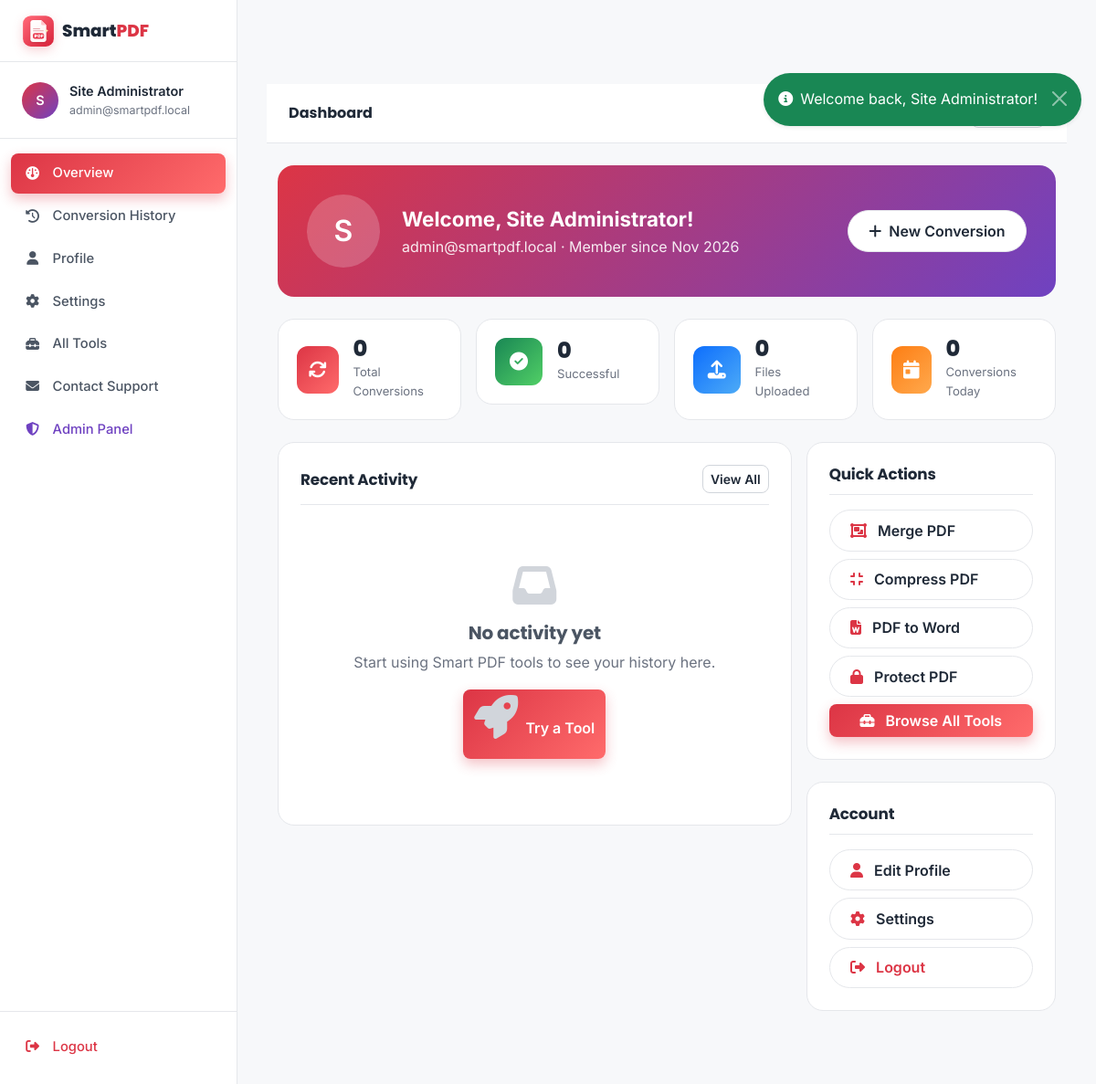
Page /dashboard/index.php (signed in) on the committed database.
### tables this page shows
CREATE TABLE `users` (
    `id`          INT UNSIGNED NOT NULL AUTO_INCREMENT,
    `full_name`   VARCHAR(100) NOT NULL,
    `email`       VARCHAR(150) NOT NULL,
    `password`    VARCHAR(255) NOT NULL,
    `role`        ENUM('user','admin') NOT NULL DEFAULT 'user',
    `avatar`      VARCHAR(255) DEFAULT NULL,
    `is_active`   TINYINT(1) NOT NULL DEFAULT 1,
    `remember_token`     VARCHAR(255) DEFAULT NULL,
    `last_login`  DATETIME DEFAULT NULL,
    `created_at`  DATETIME NOT NULL DEFAULT CURRENT_TIMESTAMP,
    `updated_at`  DATETIME NOT NULL DEFAULT CURRENT_TIMESTAMP ON UPDATE CURRENT_TIMESTAMP,
    PRIMARY KEY (`id`),
    UNIQUE KEY `uniq_users_email` (`email`),
    KEY `idx_users_role` (`role`)
);

### config/database.php (called while the page is built, shortened)
<?php
function db()
{
    static $pdo = null;
    if ($pdo === null) {
        $dsn = sprintf(
            'mysql:host=%s;port=%s;dbname=%s;charset=%s',
            DB_HOST, DB_PORT, DB_NAME, DB_CHARSET
        );
        $options = [
            PDO::ATTR_ERRMODE            => PDO::ERRMODE_EXCEPTION,
            PDO::ATTR_DEFAULT_FETCH_MODE => PDO::FETCH_ASSOC,
            PDO::ATTR_EMULATE_PREPARES   => false,
            PDO::ATTR_PERSISTENT         => false,
        ];
        try {
            $pdo = new PDO($dsn, DB_USER, DB_PASS, $options);
        } catch (PDOException $e) {
            error_log('DB connection failed: ' . $e->getMessage());
            throw new RuntimeException(
                'Could not connect to the database. Please check config/database.php ' .
                'and make sure MySQL is running (XAMPP: start the MySQL service).'
            );
        }
    }
    return $pdo;
}

### includes/functions.php (called while the page is built, shortened)
<?php
require_once __DIR__ . '/../config/database.php';
function e($value): string
{
    return htmlspecialchars((string)$value, ENT_QUOTES | ENT_HTML5, 'UTF-8');
}
function current_user(): ?array
{
    if (!empty($_SESSION['user_id'])) {
        try {
            $stmt = db()->prepare('SELECT * FROM users WHERE id = ? LIMIT 1');
            $stmt->execute([$_SESSION['user_id']]);
            return $stmt->fetch() ?: null;
        } catch (Throwable $e) {
            return null;
        }
    }
    return null;
}

### dashboard/index.php (the view, shortened to what this page needs)
<?php
$active = 'dashboard';
require __DIR__ . '/../includes/dashboard_header.php';
$user = current_user();
$stats = ['conversions' => 0, 'success' => 0, 'failed' => 0, 'uploads' => 0, 'today' => 0];
try {
    $stmt = db()->prepare('SELECT COUNT(*) FROM conversion_history WHERE user_id = ?');
    $stmt->execute([$user['id']]);
    $stats['conversions'] = (int)$stmt->fetchColumn();
    $stmt = db()->prepare("SELECT COUNT(*) FROM conversion_history WHERE user_id = ? AND status='success'");
    $stmt->execute([$user['id']]);
    $stats['success'] = (int)$stmt->fetchColumn();
    $stmt = db()->prepare("SELECT COUNT(*) FROM conversion_history WHERE user_id = ? AND status='failed'");
    $stmt->execute([$user['id']]);
    $stats['failed'] = (int)$stmt->fetchColumn();
    $stmt = db()->prepare('SELECT COUNT(*) FROM uploaded_files WHERE user_id = ?');
    $stmt->execute([$user['id']]);
    $stats['uploads'] = (int)$stmt->fetchColumn();
    $stmt = db()->prepare("SELECT COUNT(*) FROM conversion_history WHERE user_id = ? AND created_at >= CURDATE()");
    $stmt->execute([$user['id']]);
    $stats['today'] = (int)$stmt->fetchColumn();
} catch (Throwable $e) {}
$recent = [];
try {
    $stmt = db()->prepare(
        'SELECT * FROM conversion_history WHERE user_id = ? ORDER BY created_at DESC LIMIT 8'
    );
    $stmt->execute([$user['id']]);
    $recent = $stmt->fetchAll();
} catch (Throwable $e) {}
?>
<div class="profile-header mb-4">
    <span class="avatar"><?= strtoupper(substr($user['full_name'], 0, 1)) ?></span>
    <div>
        <div class="profile-name">Welcome, <?= e($user['full_name']) ?>!</div>
        <div class="profile-email"><?= e($user['email']) ?> &middot; Member since <?= date('M Y', strtotime($user['created_at'])) ?></div>
    </div>
    <div class="ms-auto">
        <a href="<?= APP_URL ?>/tools/index.php" class="btn btn-light-pill">
            <i class="fas fa-plus me-1"></i> New Conversion
        </a>
    </div>
</div>
<div class="row g-3 mb-4">
    <div class="col-6 col-lg-3">
        <div class="stat-card">
            <span class="stat-icon sc-red"><i class="fas fa-arrows-rotate"></i></span>
            <div class="stat-meta">
                <div class="num"><span data-counter="<?= $stats['conversions'] ?>">0</span></div>
                <div class="lbl">Total Conversions</div>
            </div>
        </div>
    </div>
    <div class="col-6 col-lg-3">
        <div class="stat-card">
            <span class="stat-icon sc-green"><i class="fas fa-circle-check"></i></span>
            <div class="stat-meta">
                <div class="num"><span data-counter="<?= $stats['success'] ?>">0</span></div>
                <div class="lbl">Successful</div>
            </div>
        </div>
    </div>
    <div class="col-6 col-lg-3">
        <div class="stat-card">
            <span class="stat-icon sc-blue"><i class="fas fa-upload"></i></span>
            <div class="stat-meta">
                <div class="num"><span data-counter="<?= $stats['uploads'] ?>">0</span></div>
                <div class="lbl">Files Uploaded</div>
            </div>
        </div>
    </div>
    <div class="col-6 col-lg-3">
        <div class="stat-card">
            <span class="stat-icon sc-orange"><i class="fas fa-calendar-day"></i></span>
            <div class="stat-meta">
                <div class="num"><span data-counter="<?= $stats['today'] ?>">0</span></div>
                <div class="lbl">Conversions Today</div>
            </div>
        </div>
    </div>
</div>
<div class="row g-3">
    <div class="col-lg-8">
        <div class="dash-card">
            <div class="dash-card-header">
                <h5>Recent Activity</h5>
                <a href="<?= APP_URL ?>/dashboard/history.php" class="btn btn-sm btn-ghost">View All</a>
            </div>
            <?php if (empty($recent)): ?>
                <div class="empty-state">
                    <i class="fas fa-inbox"></i>
                    <h5>No activity yet</h5>
                    <p class="mb-3">Start using Smart PDF tools to see your history here.</p>
                    <a href="<?= APP_URL ?>/tools/index.php" class="btn btn-primary">
                        <i class="fas fa-rocket me-1"></i> Try a Tool
                    </a>
                </div>
            <?php endif; ?>
        </div>
    </div>
    <div class="col-lg-4">
        <div class="dash-card">
            <div class="dash-card-header"><h5>Quick Actions</h5></div>
            <div class="d-grid gap-2">
                <a href="<?= APP_URL ?>/tools/merge_pdf.php" class="btn btn-light-pill text-start">
                    <i class="fas fa-object-group me-2 text-brand"></i> Merge PDF
                </a>
                <a href="<?= APP_URL ?>/tools/compress_pdf.php" class="btn btn-light-pill text-start">
                    <i class="fas fa-compress me-2 text-brand"></i> Compress PDF
                </a>
                <a href="<?= APP_URL ?>/tools/pdf_to_word.php" class="btn btn-light-pill text-start">
                    <i class="fas fa-file-word me-2 text-brand"></i> PDF to Word
                </a>
                <a href="<?= APP_URL ?>/tools/protect_pdf.php" class="btn btn-light-pill text-start">
                    <i class="fas fa-lock me-2 text-brand"></i> Protect PDF
                </a>
                <a href="<?= APP_URL ?>/tools/index.php" class="btn btn-primary">
                    <i class="fas fa-toolbox me-2"></i> Browse All Tools
                </a>
            </div>
        </div>
        <div class="dash-card">
            <div class="dash-card-header"><h5>Account</h5></div>
            <div class="d-grid gap-2">
                <a href="<?= APP_URL ?>/dashboard/profile.php" class="btn btn-light-pill text-start">
                    <i class="fas fa-user me-2 text-brand"></i> Edit Profile
                </a>
                <a href="<?= APP_URL ?>/dashboard/settings.php" class="btn btn-light-pill text-start">
                    <i class="fas fa-gear me-2 text-brand"></i> Settings
                </a>
                <a href="<?= APP_URL ?>/auth/logout.php" class="btn btn-light-pill text-start text-danger">
                    <i class="fas fa-right-from-bracket me-2"></i> Logout
                </a>
            </div>
        </div>
    </div>
</div>
<?php require __DIR__ . '/../includes/dashboard_footer.php'; ?>

### includes/sidebar.php
<?php
$active = $active ?? 'dashboard';
$items = [
    'dashboard' => ['fa-gauge',            'Overview',        '/dashboard/index.php'],
    'history'   => ['fa-clock-rotate-left','Conversion History','/dashboard/history.php'],
    'profile'   => ['fa-user',             'Profile',         '/dashboard/profile.php'],
    'settings'  => ['fa-gear',             'Settings',        '/dashboard/settings.php'],
    'tools'     => ['fa-toolbox',          'All Tools',       '/tools/index.php'],
    'contact'   => ['fa-envelope',         'Contact Support', '/pages/contact.php'],
];
$u = current_user();
?>
<aside class="dashboard-sidebar" id="dashSidebar">
    <div class="sidebar-header">
        <a href="<?= APP_URL ?>/index.php" class="d-flex align-items-center gap-2">
            <span class="brand-logo"><img src="<?= APP_URL ?>/assets/img/smartpdf-logo.svg" alt=""></span>
            <span class="brand-text">Smart<span class="brand-accent">PDF</span></span>
        </a>
    </div>
    <div class="sidebar-user">
        <div class="avatar"><?= strtoupper(substr($u['full_name'] ?? 'U', 0, 1)) ?></div>
        <div class="sidebar-user-info">
            <div class="fw-semibold"><?= e($u['full_name'] ?? '') ?></div>
            <div class="sidebar-user-email"><?= e($u['email'] ?? '') ?></div>
        </div>
    </div>
    <nav class="sidebar-nav">
        <?php foreach ($items as $key => [$icon, $label, $path]): ?>
            <a href="<?= APP_URL . $path ?>" class="sidebar-link <?= $active === $key ? 'is-active' : '' ?>">
                <i class="fas <?= $icon ?>"></i>
                <span><?= $label ?></span>
            </a>
        <?php endforeach; ?>
        <?php if (($u['role'] ?? '') === 'admin'): ?>
            <a href="<?= APP_URL ?>/admin/index.php" class="sidebar-link sidebar-link-admin">
                <i class="fas fa-shield-halved"></i>
                <span>Admin Panel</span>
            </a>
        <?php endif; ?>
    </nav>
    <div class="sidebar-footer">
        <a href="<?= APP_URL ?>/auth/logout.php" class="sidebar-link sidebar-link-logout">
            <i class="fas fa-right-from-bracket"></i>
            <span>Logout</span>
        </a>
    </div>
</aside>

### assets/css/style.css (style rules this page uses)
:root { --brand-primary: #dc3545; --brand-primary-dark: #b02a37; --brand-primary-light: #f8d7da; --brand-primary-soft: rgba(220, 53, 69, 0.08); --brand-accent: #ff6b6b; --brand-purple: #6f42c1; --brand-blue: #0d6efd; --brand-green: #198754; --brand-orange: #fd7e14; --brand-yellow: #ffc107; --brand-teal: #0dcaf0; --bg-body: #f7f8fa; --bg-card: #ffffff; --bg-elevated: #ffffff; --bg-subtle: #f1f3f6; --bg-input: #ffffff; --text-primary: #1f2937; --text-secondary: #4b5563; --text-muted: #6b7280; --text-light: #9ca3af; --border-color: #e5e7eb; --border-strong: #d1d5db; --shadow-sm: 0 1px 2px rgba(0, 0, 0, 0.04), 0 1px 4px rgba(0, 0, 0, 0.04); --shadow-md: 0 4px 12px rgba(0, 0, 0, 0.08); --shadow-lg: 0 12px 32px rgba(0, 0, 0, 0.10); --shadow-xl: 0 24px 60px rgba(0, 0, 0, 0.14); --radius-sm: 8px; --radius-md: 12px; --radius-lg: 18px; --radius-xl: 24px; --radius-pill: 999px; --font-sans: 'Inter', 'Segoe UI', Roboto, system-ui, -apple-system, sans-serif; --font-display: 'Poppins', 'Inter', system-ui, sans-serif; --header-height: 68px; --max-content: 1240px; }
*, *::before, *::after { box-sizing: border-box; }
html { scroll-behavior: smooth; }
body { font-family: var(--font-sans); background-color: var(--bg-body); color: var(--text-primary); margin: 0; line-height: 1.6; -webkit-font-smoothing: antialiased; -moz-osx-font-smoothing: grayscale; transition: background-color .25s ease, color .25s ease; }
h1, h2, h3, h4, h5, h6 { font-family: var(--font-display); color: var(--text-primary); font-weight: 700; letter-spacing: -0.01em; }
a { color: var(--brand-primary); text-decoration: none; transition: color .15s; }
img { max-width: 100%; }
.brand-logo { width: 36px; height: 36px; border-radius: var(--radius-sm); display: inline-flex; align-items: center; justify-content: center; flex: 0 0 auto; }
.brand-logo img { display: block; width: 100%; height: 100%; border-radius: inherit; filter: drop-shadow(0 4px 6px rgba(220, 53, 69, 0.22)); }
.brand-text { color: var(--text-primary); }
.brand-accent { color: var(--brand-primary); }
.avatar-sm, .avatar { background: linear-gradient(135deg, var(--brand-primary), var(--brand-purple)); color: #fff; border-radius: var(--radius-pill); width: 36px; height: 36px; display: inline-flex; align-items: center; justify-content: center; font-weight: 600; font-size: .9rem; }
.avatar { width: 56px; height: 56px; font-size: 1.25rem; }
.btn { font-family: var(--font-sans); font-weight: 600; border-radius: var(--radius-sm); transition: all .15s ease; }
.btn-primary, .btn-primary-soft { background: linear-gradient(135deg, var(--brand-primary), var(--brand-accent)); border: none; color: #fff; box-shadow: 0 6px 14px rgba(220, 53, 69, 0.30); }
.btn-ghost { background: transparent; color: var(--text-primary); border: 1px solid var(--border-strong); }
.btn-light-pill { background: var(--bg-card); border: 1px solid var(--border-color); border-radius: var(--radius-pill); padding: .6rem 1.4rem; color: var(--text-primary); font-weight: 600; }
.text-brand { color: var(--brand-primary) !important; }
.empty-state { text-align: center; padding: 3rem 1rem; color: var(--text-muted); }
.empty-state i { font-size: 3rem; color: var(--border-strong); margin-bottom: 1rem; }
.empty-state h5 { color: var(--text-secondary); margin-bottom: .5rem; }
.gap-2 { gap: .5rem; }

### rows in the picture
users: full_name "S", full_name "Site Administrator", email "admin@smartpdf.local", created_at "Nov 2026"

### other values in the picture
$label "Overview"
$label "Conversion History"
$label "Profile"
$label "Settings"
$label "All Tools"
$label "Contact Support"
$pageTitle "Dashboard"
$f['msg'] "Welcome back, Site Administrator!"
